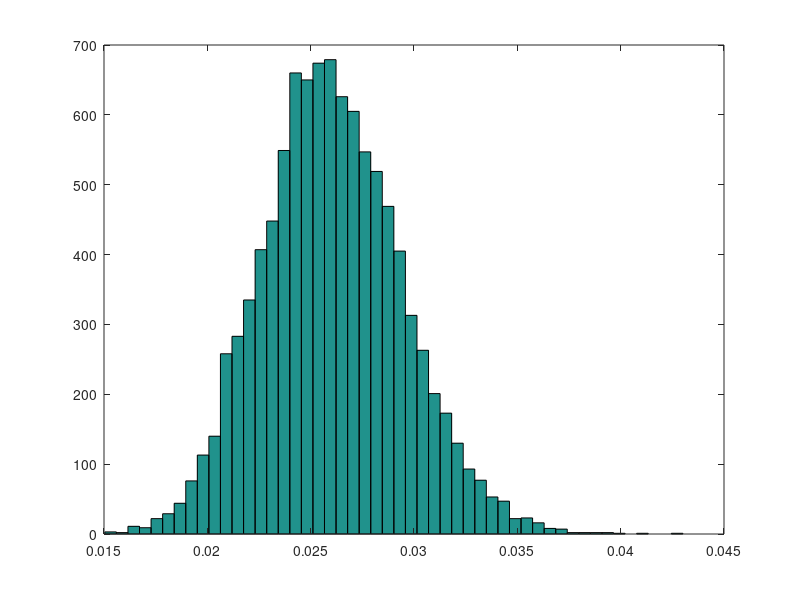

This chart was generated by the following MATLAB code: (Note: this script raises an error after producing the figure.)
% generate data from a gaussian N(0,1) with N samples
% sort the values
% get differences
% find min or some percentile (p) min: p=0
% what is the distribution of this value
% take most likely value


N=100;
p=50;
T=10000;
X=random('norm',0,1,N,T);

S=sort(X,1);
D=diff(S,1,1);

y=prctile(D,p);

hist(y,50);
mean(y)
std(y)

sig=y*38.4615;

sig2=row_noise_level(X');

%%%%%%%%%%%%%%%%%%%%%%%%%%%%%%%%%%%%%%%%%%%%%%%%%%%%%%%%%%%%%
% two gaussians

N=100;
p=50;
T=10000;

X=[random('norm',0,1,N*0.5,T); random('norm',10,1,N*0.5,T); ];

S=sort(X,1);
D=diff(S,1,1);

y=prctile(D,p);

hist(y,50);
mean(y)
std(y)

sig=y*38.4615;
sig2=row_noise_level(X');

